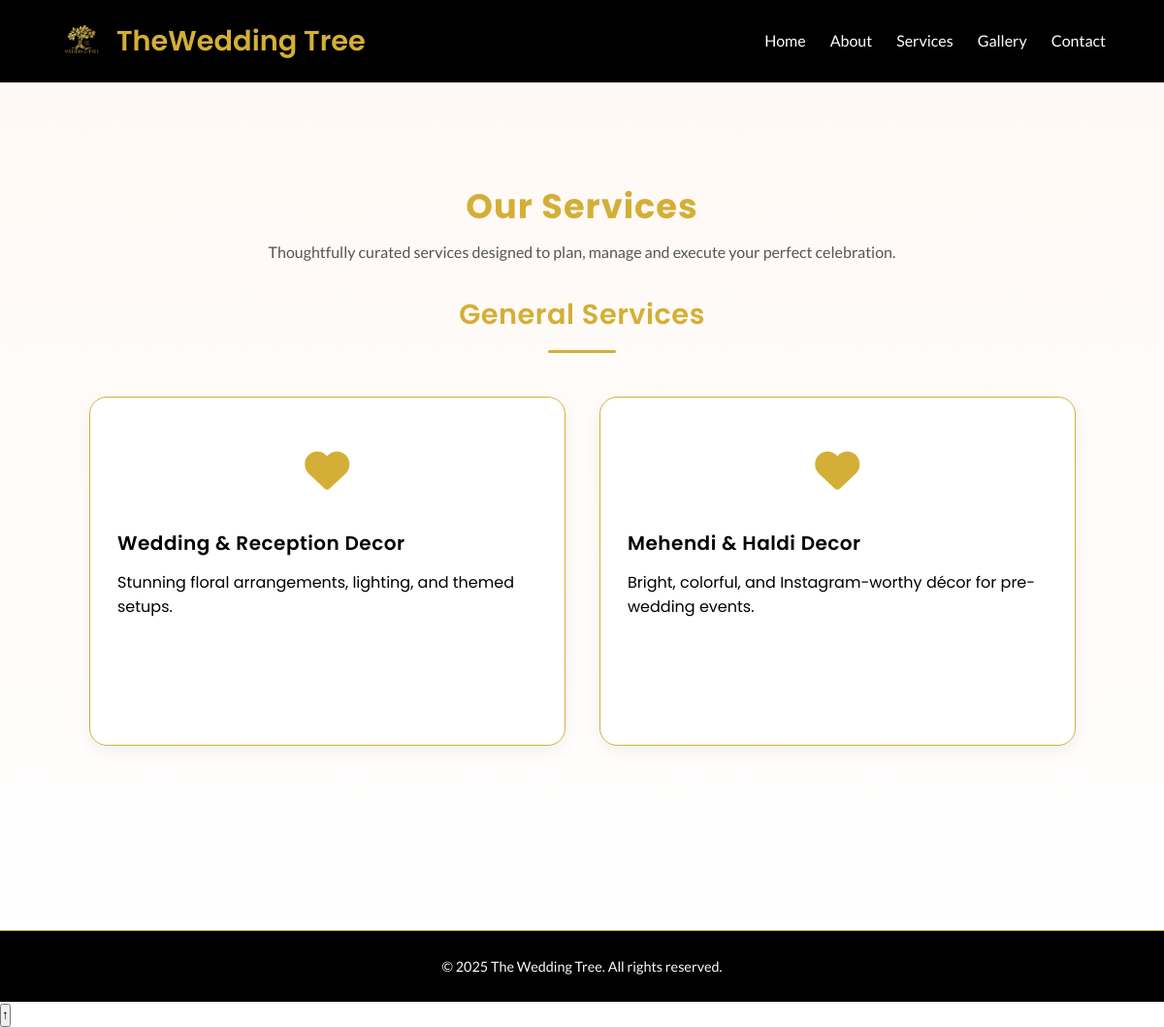
The page /services/ on the database as committed earlier.
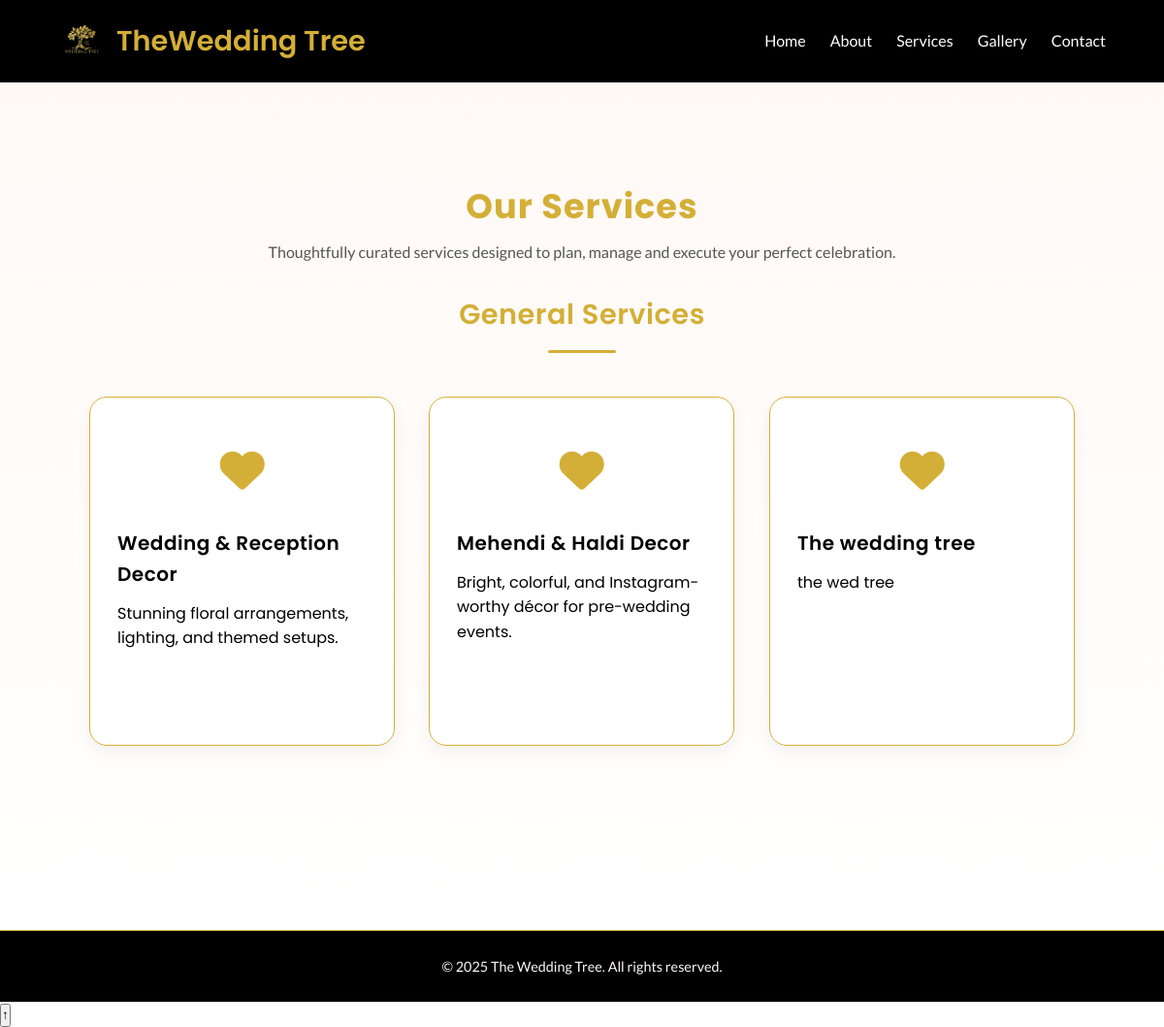
The same page on the database as committed later.
### wedtree/models.py (models this page shows, shortened)
class Service(models.Model):
    section = models.CharField(
        max_length=120,
        help_text="Main service category, e.g. Wedding Stationery & Design"
    )
    title = models.CharField(max_length=120)
    description = models.TextField()
    icon = models.CharField(
        max_length=60,
        help_text="FontAwesome class, e.g. fa-solid fa-ring"
    )
    order = models.PositiveIntegerField(default=0)
    created_at = models.DateTimeField(auto_now_add=True)
    class Meta:
        ordering = ['order']
        verbose_name = "Service"
        verbose_name_plural = "Services"

### wedtree/views.py (the view)
# urls.py: path('services/', views.services, name='services'),
def services(request):
    services = Service.objects.all()
    grouped_services = defaultdict(list)
    for service in services:
        grouped_services[service.section].append(service)
    return render(request, 'wedtree/services.html', {
        'grouped_services': dict(grouped_services)
    })

### wedtree/templates/wedtree/services.html (shortened to what this page needs)
{% extends 'wedtree/base.html' %}
{% block content %}
<section class="services-section">
  <div class="container">
    <h1 class="section-title">Our Services</h1>
    <p class="section-subtitle">
      Thoughtfully curated services designed to plan, manage and execute your perfect celebration.
    </p>
    {% for section, services in grouped_services.items %}
    <div class="service-category">
      <h2 class="category-title" data-aos="fade-up">
        {{ section }}
      </h2>
      <div class="services-grid">
        {% for service in services %}
        <div class="service-card" data-aos="zoom-in">
          <div class="service-icon">
            <i class="{{ service.icon|default:'fa-solid fa-star' }}" aria-hidden="true"></i>
          </div>
          <h3 class="service-title">
            {{ service.title }}
          </h3>
          <p class="service-description clamped">
            {{ service.description }}
          </p>
        </div>
        {% endfor %}
      </div>
    </div>
    {% endfor %}
  </div>
</section>
{% endblock %}

### wedtree/templates/wedtree/base.html (shortened to what this page needs)
{% load static %}
<!DOCTYPE html>
<html lang="en">
<head>
    <link href="https://unpkg.com/aos@2.3.1/dist/aos.css" rel="stylesheet">
    <link rel="stylesheet" href="https://cdnjs.cloudflare.com/ajax/libs/font-awesome/6.6.0/css/all.min.css" />
    <link rel="stylesheet" href="{% static 'wedtree/css/base.css' %}">
    <link rel="stylesheet" href="{% static 'wedtree/css/home.css' %}">
    <link rel="stylesheet" href="{% static 'wedtree/css/about.css' %}">
    <link rel="stylesheet" href="{% static 'wedtree/css/services.css' %}">
    <link rel="stylesheet" href="{% static 'wedtree/css/gallery.css' %}">
    <link rel="stylesheet" href="{% static 'wedtree/css/contact.css' %}">
    <link rel="stylesheet" href="{% static 'wedtree/css/header-fix.css' %}">
</head>
<body>
    <header class="navbar">
<div class="logo">
  <a href="{% url 'home' %}" class="logo-link">
    <img src="{% static 'wedtree/images/logo.png' %}" alt="The Wedding Tree" class="logo-img">
    <span class="logo-text">The <span> Wedding Tree</span></span>
  </a>
</div>
    <nav>
      <ul class="nav-links">
        <li><a href="{% url 'home' %}">Home</a></li>
        <li><a href="{% url 'about' %}">About</a></li>
        <li><a href="{% url 'services' %}">Services</a></li>
        <li><a href="{% url 'gallery' %}">Gallery</a></li>
        <li><a href="{% url 'contact' %}">Contact</a></li>
      </ul>
    </nav>
</header>
    {% block content %}{% endblock %}
    <footer class="footer">
        <div class="container">
            <p>© 2025 The Wedding Tree. All rights reserved.</p>
        </div>
    </footer>
    <button id="scrollTop" onclick="window.scrollTo({top: 0, behavior: 'smooth'})">↑</button>
</body>
</html>

### wedtree/static/wedtree/css/base.css (style rules this page uses)
* { margin: 0; padding: 0; box-sizing: border-box; font-family: 'Poppins', sans-serif; scroll-behavior: smooth; }
:root { --gold: #D4AF37; --black: #000000; --white: #fff9f5; --light-grey: #fff9f5; --champagne: #8C7B6B; --font-heading: 'Poppins', serif; --font-body: 'Lato', sans-serif; }
body { font-family: 'Poppins', sans-serif; background-color: var(--white); color: var(--black); line-height: 1.6; }
h1, h2, h3, h4, h5 { font-family: 'Poppins'; font-weight: 600; color: var(--gold); letter-spacing: 0.5px; }
p { font-family: 'Lato', sans-serif; color: var(--black); }
.navbar { width: 100%; background-color: #000000; padding: 20px 0; position: sticky; top: 0; z-index: 1000; }
.logo a { font-family: 'Poppins', sans-serif; font-size: 1.8rem; font-weight: 600; color: #ffffff; text-decoration: none; }
.logo span { color: #D4AF37; }
.nav-links { list-style: none; display: flex; gap: 25px; }
.nav-links li a { text-decoration: none; font-family: 'Lato', sans-serif; font-size: 1rem; color: #ffffff; transition: 0.3s ease; }
.footer { background-color: var(--black); color: var(--white); text-align: center; padding: 25px 10px; font-family: 'Lato', sans-serif; border-top: 1px solid var(--gold); }
.footer p { font-size: 0.9rem; color: var(--light-grey); }

### wedtree/static/wedtree/css/home.css (style rules this page uses)
:root { --black:#000000; --gold:#D4AF37; --white:#ffffff; --light:#F5F5F5; --champagne:#8C7B6B; --font-heading: 'Poppins', sans-serif; --font-body: 'Poppins', sans-serif; }
*,*::before,*::after { box-sizing:border-box }
body { font-family:var(--font-body), system-ui, -apple-system, "Segoe UI", Roboto, "Helvetica Neue", Arial; color:var(--black); background:var(--white); -webkit-font-smoothing:antialiased; }
.container { width:90%;max-width:1200px;margin:0 auto;padding:0 12px; }
[data-aos="zoom-in"] { transition: transform 0.4s ease, opacity 0.6s ease; }
* { box-sizing:border-box }
body { margin:0; font-family:var(--font-body); background:var(--white); color:var(--black); -webkit-font-smoothing:antialiased; -moz-osx-font-smoothing:grayscale; }
.section-title { text-align: center; color: #d4af37; font-size: 2.2rem; margin-bottom: 6px; font-weight: 700; }
.section-subtitle { text-align: center; color: #555; margin-bottom: 28px; max-width: 760px; margin-left: auto; margin-right: auto; }

### wedtree/static/wedtree/css/gallery.css (style rules this page uses)
:root { --gold: #D4AF37; --black: #000; --white: #fff; --light: #faf7f5; --muted: #6b6b6b; --champagne: #8C7B6B; }
.section-title { font-size: 2.4rem; color: var(--gold); margin-bottom: 8px; font-weight:700; text-align:center; }
.section-subtitle { color: var(--champagne); text-align:center; max-width: 760px; margin: 0 auto 28px; line-height:1.6; }

### wedtree/static/wedtree/css/contact.css (style rules this page uses)
.section-title { text-align: center; color: #d4af37; font-size: 2.2rem; margin-bottom: 6px; font-weight: 700; }
.section-subtitle { text-align: center; color: #555; margin-bottom: 28px; max-width: 760px; margin-left: auto; margin-right: auto; }

### wedtree/static/wedtree/css/header-fix.css (style rules this page uses)
.navbar { display: flex; justify-content: space-between; align-items: center; padding: 10px 5%; background: var(--black); position: sticky; top: 0; z-index: 999; }
.logo a { font-family: 'Poppins', sans-serif; font-weight: 600; font-size: 1.7rem; text-decoration: none; color: var(--white); }
.logo span { color: var(--gold); }
.nav-links { list-style: none; display: flex; align-items: center; gap: 25px; transition: 0.3s ease; }
.nav-links a { text-decoration: none; color: var(--white); font-family: 'Lato', sans-serif; font-size: 1rem; }
.logo-link { display: flex; align-items: center; gap: 12px; text-decoration: none; line-height: 1; }
.logo-img { height: 65px; width: auto; object-fit: contain; vertical-align: middle; position: relative; top: 8px; }
.logo-text { font-family: 'Poppins', sans-serif; font-size: 1.8rem; color: var(--white); font-weight: 600; display: flex; align-items: center; }
.logo-text span { color: var(--gold); }

Rows that differ between the two databases and show on the page:
added Service: title "The wedding tree", description "the wed tree", shown under "General Services"
